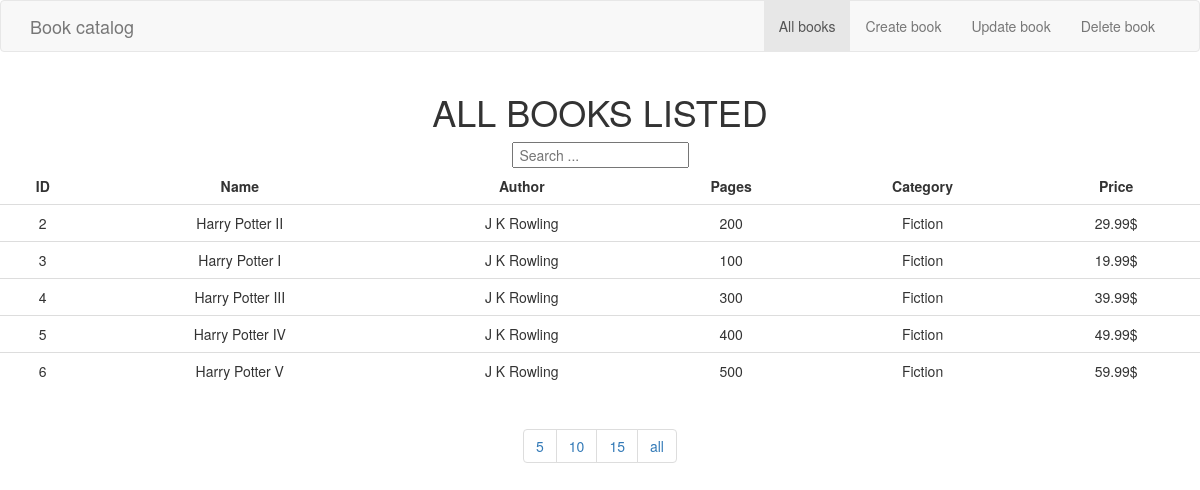
The app's page /views/manageBooks.php, older data.
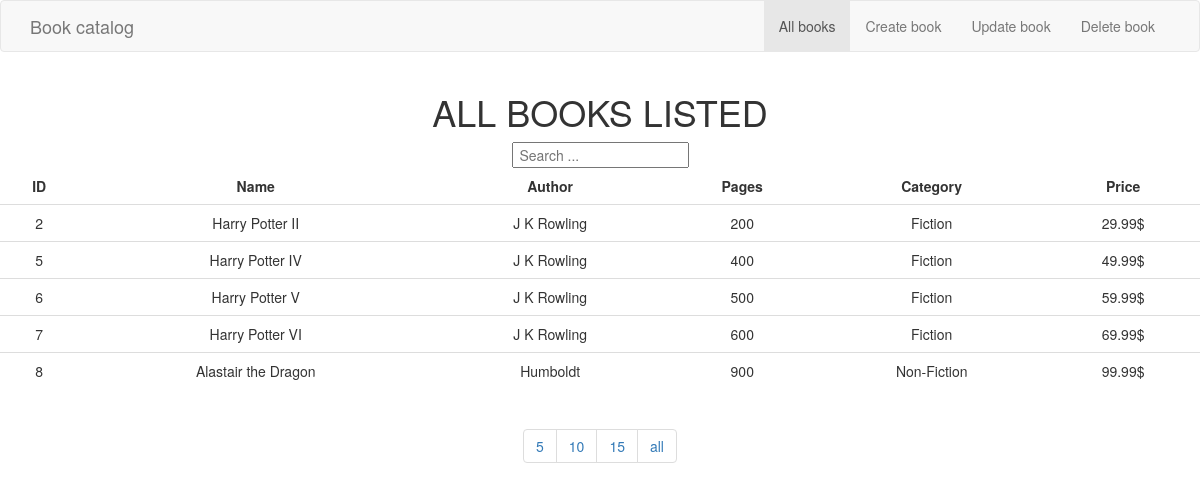
The same page, newer data.
### tables this page shows
CREATE TABLE `books` (
  `id_book` int(11) NOT NULL,
  `name_book` text NOT NULL,
  `author` text NOT NULL,
  `page_count` int(11) NOT NULL,
  `category` text NOT NULL,
  `price` float NOT NULL
);

### views/manageBooks.php (the view, shortened to what this page needs)
<?php
  require_once('../connect.php');
?>
<!DOCTYPE html>
<html>
<head>
  <link rel="stylesheet" href="https://maxcdn.bootstrapcdn.com/bootstrap/3.3.6/css/bootstrap.min.css">
  <link rel="stylesheet" type="text/css" href="../styles.css">
</head>
<body>
<nav class="navbar navbar-default">
      <div class="container">
        <div class="navbar-header">
          <a class="navbar-brand" href="../index.php">Book catalog</a>
        </div>
        <div id="navbar" class="collapse navbar-collapse">
          <ul class="nav navbar-nav navbar-right">
            <li class="active"><a href="#">All books</a></li>
            <li><a href="./createBook.php">Create book</a></li>
            <li><a href="./updateBook.php">Update book</a></li>
            <li><a href="./deleteBook.php">Delete book</a></li>
          </ul>
        </div>
      </div>
    </nav>
<div id="box">
  <h1>All books listed</h1>
  <input id="searchInput" placeholder=" Search ...">
  <table class="table table-hover">
      <thead>
        <tr>
          <td><b>ID</b></td>
          <td><b>Name</b></td>
          <td><b>Author</b></td>
          <td><b>Pages</b></td>
          <td><b>Category</b></td>
          <td><b>Price</b></td>
        </tr>
      </thead>
      <tbody id="fbody">
        <?php
          $books = "SELECT * FROM books ORDER BY id_book";
          $result = mysqli_query($connection, $books);
          if($connection->connect_errno!=0) {
            echo "Error:".$connection->connect_errno;
          } else {
            while($row = mysqli_fetch_assoc($result)) {
              echo "<tr>";
              echo "<td>".$row['id_book']."</td>";
              echo "<td>".$row['name_book']."</td>";
              echo "<td>".$row['author']."</td>";
              echo "<td>".$row['page_count']."</td>";
              echo "<td>".$row['category']."</td>";
              echo "<td>".$row['price']."$</td>";
              echo "</tr>";
            }
          }
        ?>
      </tbody>
    </table>
    <div id="display">
      <nav>
        <ul class="pagination">
          <li><a href="#">5</a></li>
          <li><a href="#">10</a></li>
          <li><a href="#">15</a></li>
          <li><a href="#">all</a></li>
        </ul>
      </nav>
    </div>
</div>
</body>
</html>

Row changes from the older to the newer data that the page shows:
removed books: id_book "3", name_book "Harry Potter I", author "J K Rowling", page_count "100", category "Fiction", price "19.99"
removed books: id_book "4", name_book "Harry Potter III", author "J K Rowling", page_count "300", category "Fiction", price "39.99"
now on this page (row unchanged): books: id_book "7", name_book "Harry Potter VI", author "J K Rowling", page_count "600", category "Fiction", price "69.99"
now on this page (row unchanged): books: id_book "8", name_book "Alastair the Dragon", author "Humboldt", page_count "900", category "Non-Fiction", price "99.99"
